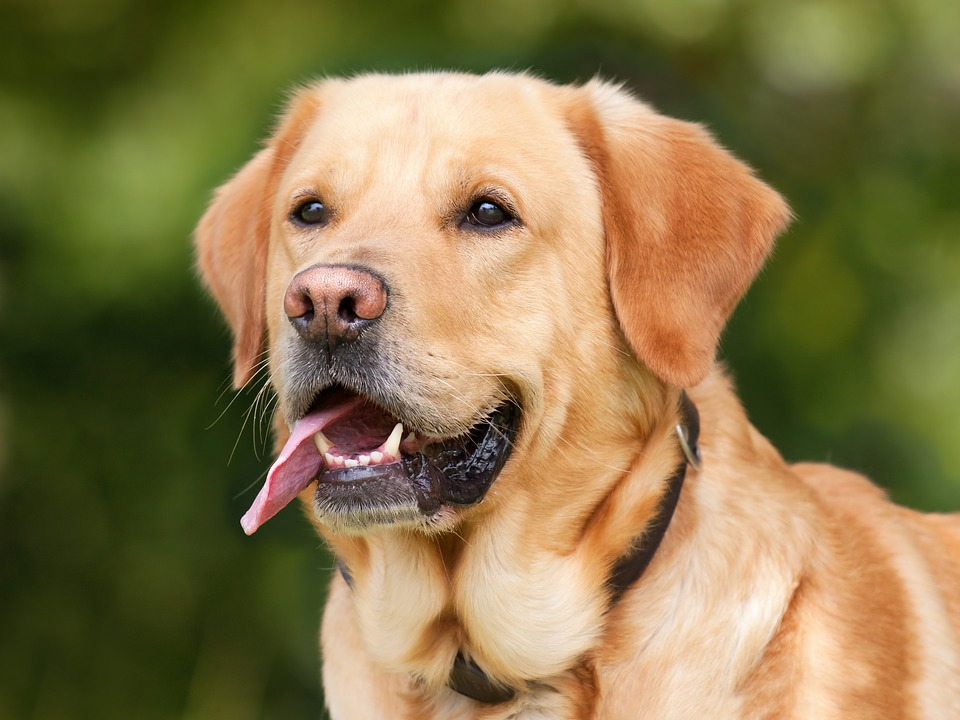
#> input picture dataset/single_prediction/cat_or_dog_1.jpg, 960 x 720 px, found by its file name
$ python contour.py
#> lines starting #> are read from the running program, lines starting #| are printed output that depends on the picture; after the words box and inside, x2 and y2 are one past the last pixel; in counts of white or black regions, pixels touching at a corner belong together
import cv2
import numpy as np
import matplotlib.pyplot as plt
img = cv2.imread('dataset\single_prediction\cat_or_dog_1.jpg')
#> img is the input picture: shape (720, 960, 3); mean B, G, R 76.2, 119.6, 136.3
canny = cv2.Canny(img,100,200)
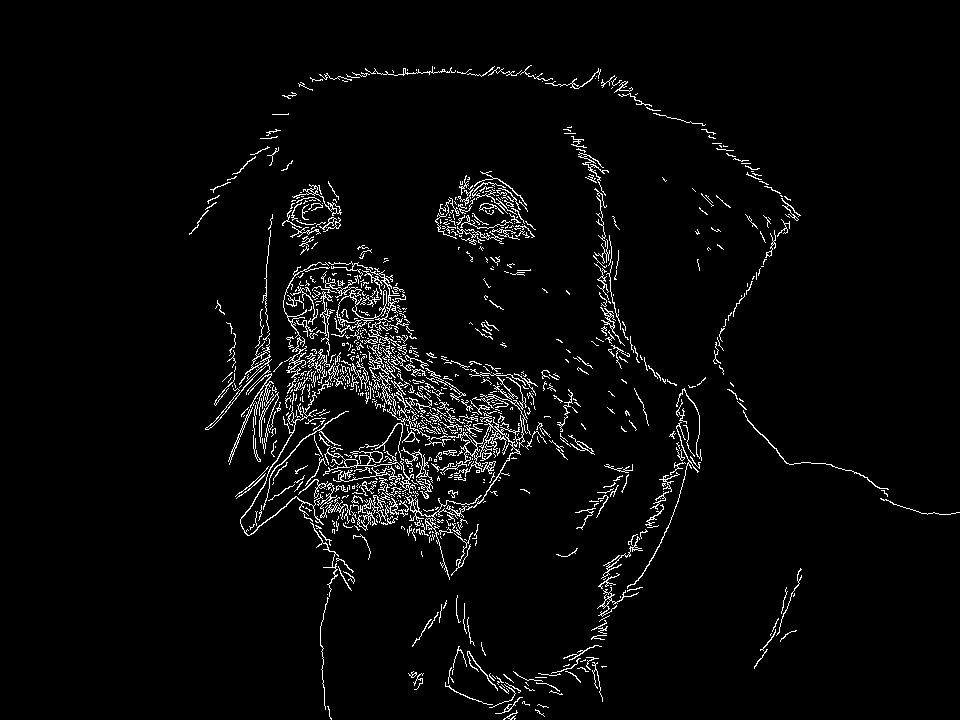
#> canny: shape (720, 960); 3.6% white in thin lines or dots, all inside (x1, y1, x2, y2) = (189, 65, 960, 720)


plt.subplot(121),plt.imshow(img,cmap = 'gray')
plt.title('Original Image'), plt.xticks([]), plt.yticks([])
plt.subplot(122),plt.imshow(canny,cmap = 'gray')
plt.title('Edge Image'), plt.xticks([]), plt.yticks([])
plt.show()
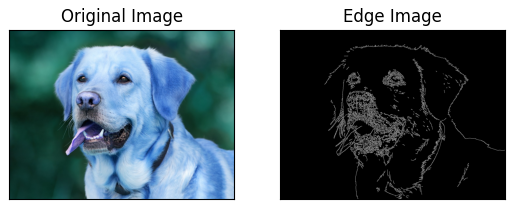
#> figure drawn by matplotlib, 2 panels; B, G, R data is drawn as R, G, B
gray = cv2.cvtColor(img,cv2.COLOR_BGR2GRAY)
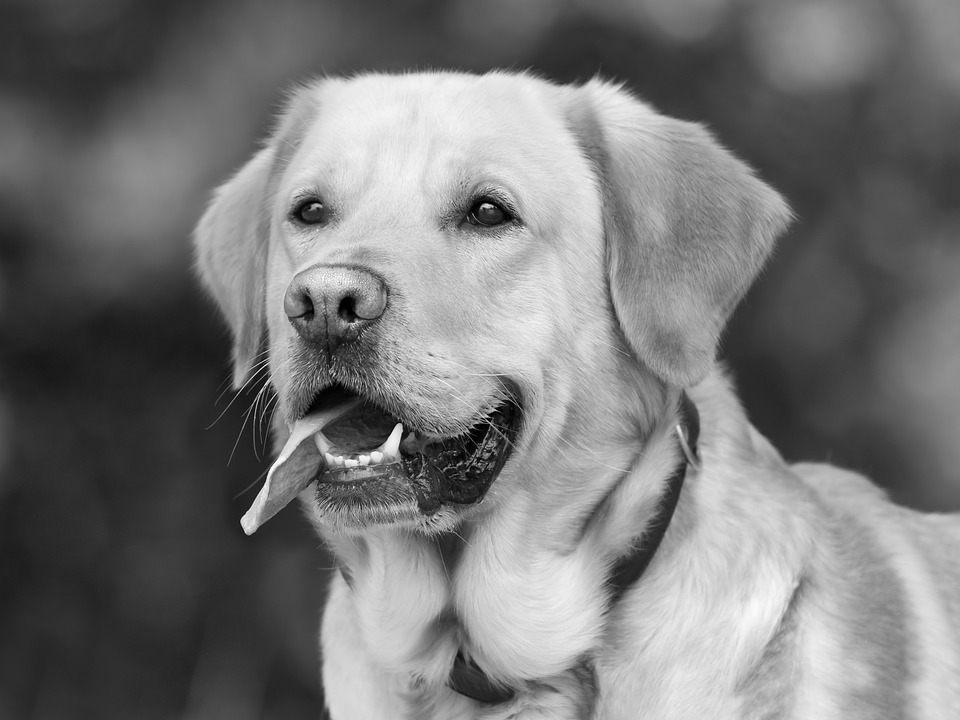
#> gray: shape (720, 960); min 0, max 254, mean 119.7
ret,thresh = cv2.threshold(gray,125,255,cv2.THRESH_BINARY)
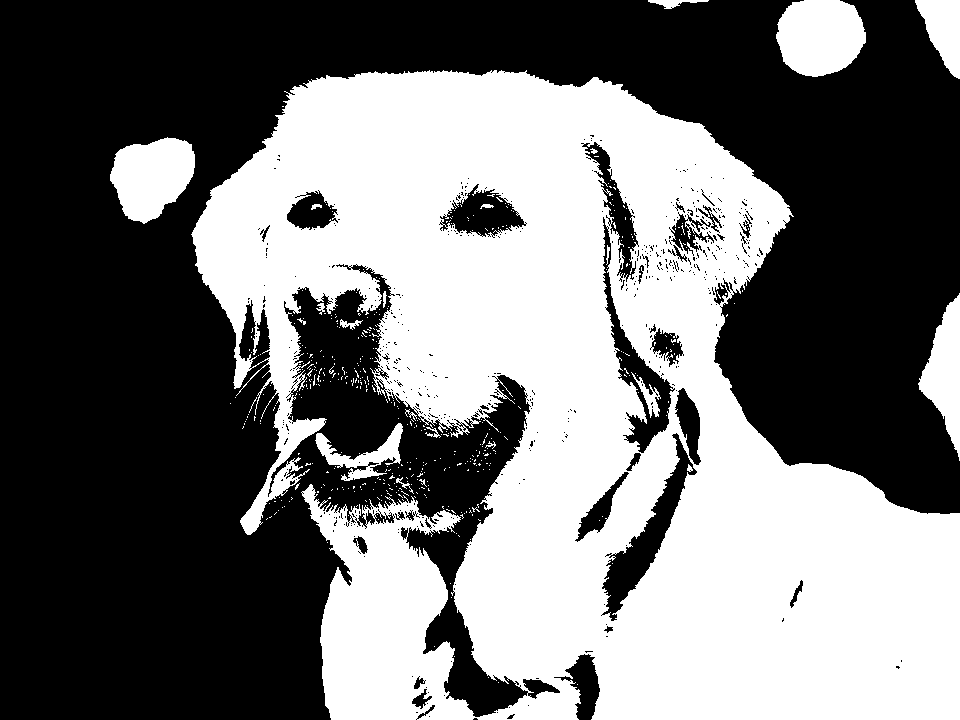
#> thresh: shape (720, 960); 45% white; 453 white regions (431 under 20 px)
contours,hierarchies = cv2.findContours(thresh,cv2.RETR_LIST,cv2.CHAIN_APPROX_SIMPLE)
#> contours = 1468 contours, 1398 with area under 20; largest, box (x1, y1, x2, y2) and area: (191, 70, 960, 720) 309404, (776, 0, 866, 77) 5380, (110, 137, 195, 224) 5030, (601, 432, 698, 622) 4362, (602, 216, 676, 454) 4141
blank = np.zeros(img.shape,dtype='uint8')
plt.imshow(cv2.drawContours(blank,contours,-1,(0,0,255),2))
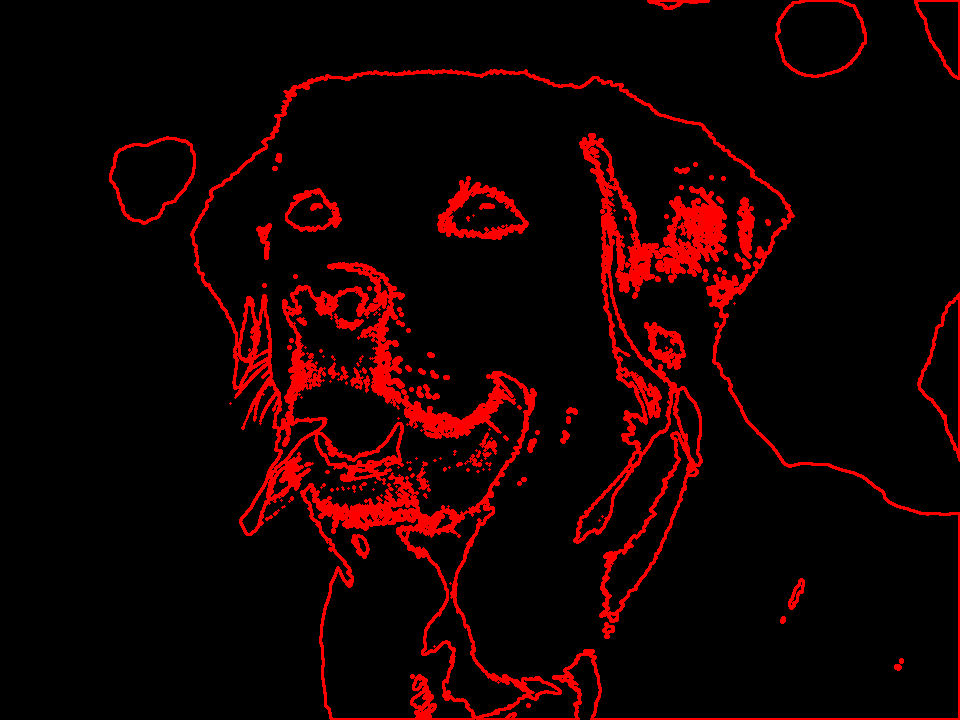
#> blank: shape (720, 960, 3); mean of channels 0, 1, 2 0, 0, 21.4; drawn as B, G, R
plt.show()

$ run again, with dataset/single_prediction/cat_or_dog_2.jpg copied over dataset/single_prediction/cat_or_dog_1.jpg
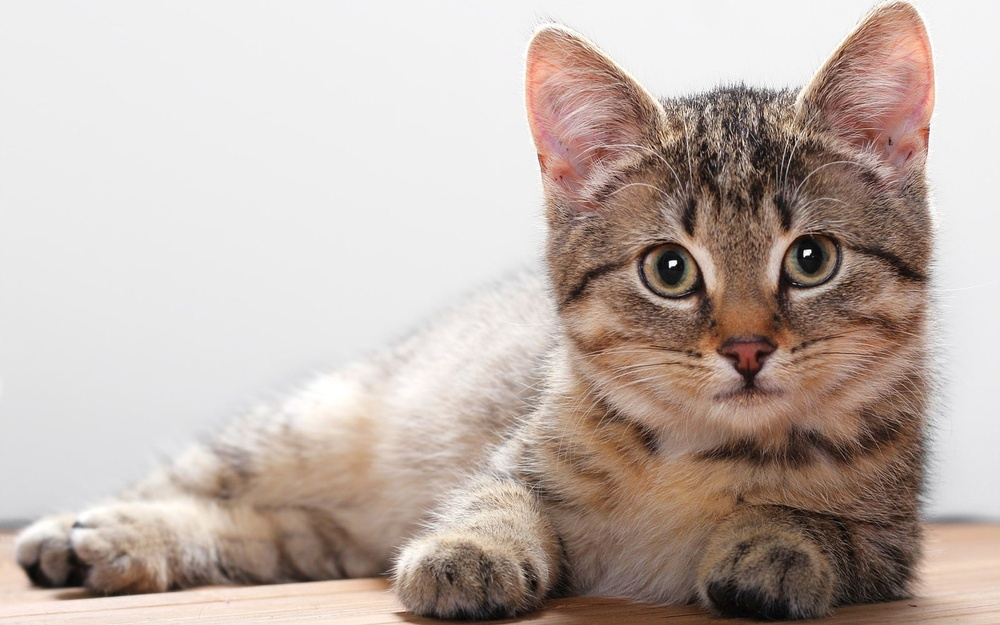
#> input picture dataset/single_prediction/cat_or_dog_2.jpg, 1000 x 625 px, shrunk from 2560 x 1600 before the run, found by its file name
#> img is the input picture: shape (625, 1000, 3); mean B, G, R 170, 177.4, 191.4
#> canny: shape (625, 1000); 8.4% white in thin lines or dots
#> `ret,thresh = cv2.threshold(gray,125,255,cv2.THRESH_BINARY)`:
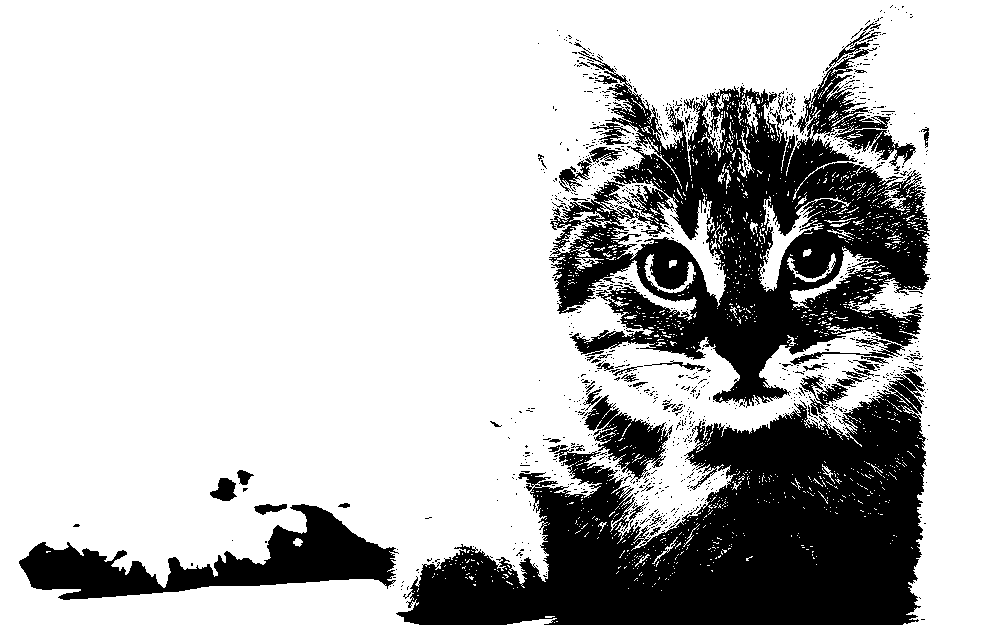
#> thresh: shape (625, 1000); 74.7% white; 1073 black regions (1019 under 20 px)
#> contours = 3912 contours, 3750 with area under 20; largest, box (x1, y1, x2, y2) and area: (0, 0, 1000, 625) 549760, (548, 83, 931, 407) 64458, (18, 503, 399, 601) 14884, (803, 48, 917, 167) 4308, (594, 411, 669, 480) 2840
#> `plt.imshow(cv2.drawContours(blank,contours,-1,(0,0,255),2))`:
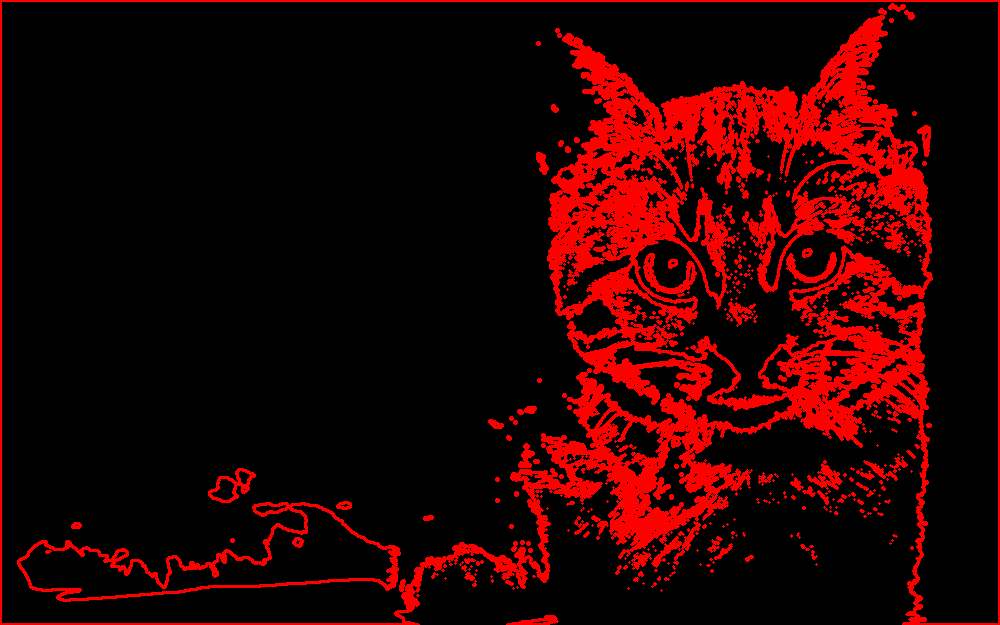
#> blank: shape (625, 1000, 3); mean of channels 0, 1, 2 0, 0, 41.2; drawn as B, G, R
